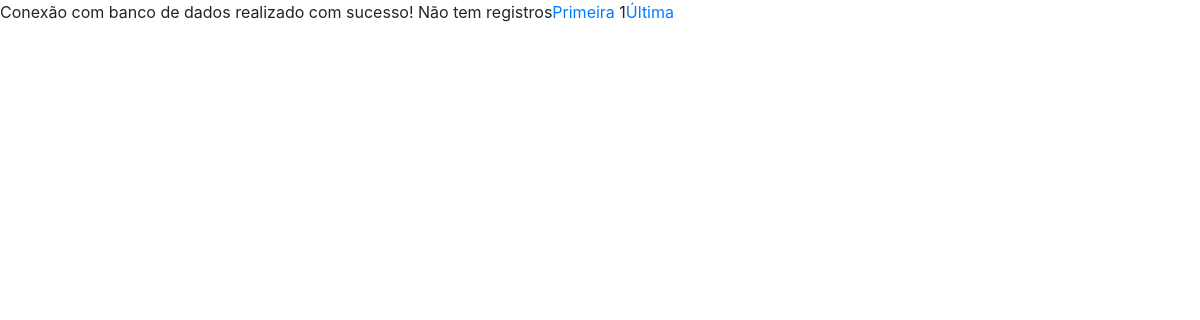
/relalunos.php, run on an earlier commit of the app's database.
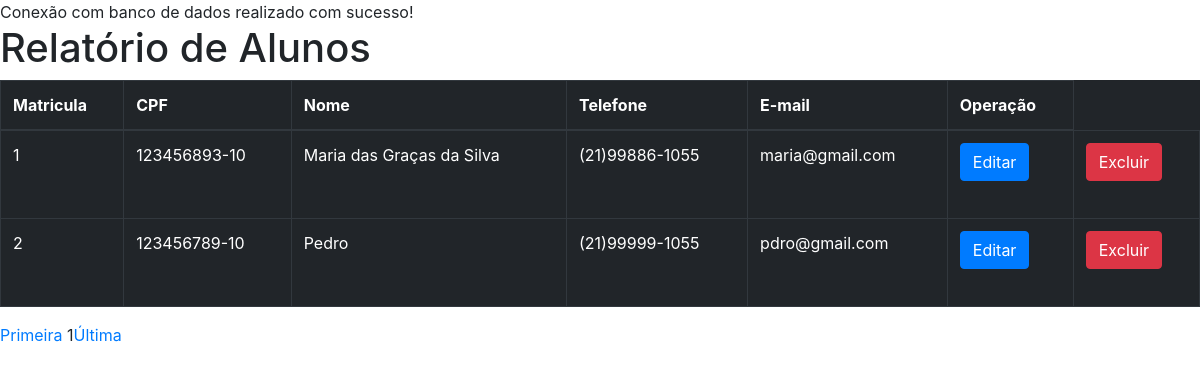
And on a later commit of the database.
### tables this page shows
CREATE TABLE `aluno` (
  `matricula` int(11) NOT NULL,
  `nome` varchar(60) NOT NULL,
  `telefone` varchar(15) NOT NULL,
  `sexo` char(1) NOT NULL,
  `cpf` char(14) NOT NULL,
  `rg` varchar(15) NOT NULL,
  `datanascimento` date NOT NULL,
  `cep` char(9) NOT NULL,
  `numerocasa` smallint(6) NOT NULL,
  `complemento` varchar(30) DEFAULT NULL,
  `foto` varchar(255) DEFAULT NULL,
  `email` varchar(255) NOT NULL,
  `senha` varchar(255) NOT NULL,
  `status` char(1) NOT NULL
);

### relalunos.php (the view, shortened to what this page needs)
<?php
    require_once 'head.php';
    include_once 'conexao.php';
    $pagatual = filter_input(INPUT_GET, "page", FILTER_SANITIZE_NUMBER_INT);
	$pag = (!empty($pagatual)) ? $pagatual : 1;
    $limitereg = 3;
    $inicio = ($limitereg * $pag) - $limitereg;
    $busca= "SELECT matricula, cpf, nome, telefone, email
              from aluno WHERE status = 'A'
              LIMIT $inicio , $limitereg";
    $resultado = $conn->prepare($busca);
    $resultado->execute();
    if (($resultado) AND ($resultado->rowCount() != 0)){
     echo "<h1>Relatório de Alunos</h1>";
?>
     <table class="table table-bordered table-dark">
     <thead>
        <tr>
            <th scope="col">Matricula</th>
            <th scope="col">CPF</th>
            <th scope="col">Nome</th>
            <th scope="col">Telefone</th>
            <th scope="col">E-mail</th>
            <th scope="col">Operação</th>
        </tr>
    </thead>
  <tbody>
<?php
 while ($linha = $resultado->fetch(PDO::FETCH_ASSOC)) {
 extract($linha);
?>
        <tr>
          <td scope="row"><?php echo $matricula ?></td>
          <td><?php echo $cpf ?></td>
          <td><?php echo $nome ?></td>
          <td><?php echo $telefone ?></td>
          <td><?php echo $email ?></td>
          <td>
            <?php echo "<a href='editar.php?matricula=$matricula'>" ; ?>
            <input type="submit" class="btn btn-primary" name="editar" value="Editar">
          </td>
          <td>
            <?php echo "<a href='excluir.php?matricula=$matricula'>" ; ?>
            <input type="submit" class="btn btn-danger" name="excluir" value="Excluir">
          </td>
        </tr>
<?php
        }
?>
 </tbody>
</table>
<?php
}else{
    echo "Não tem registros";
}
  $qtregistro = "SELECT COUNT(matricula) AS registros FROM aluno WHERE status = 'A' " ;
  $resultado = $conn->prepare($qtregistro);
  $resultado->execute();
  $resposta = $resultado->fetch(PDO::FETCH_ASSOC);
  $qnt_pagina = ceil($resposta['registros'] / $limitereg);
   echo "<a href='relalunos.php?page=1'>Primeira</a> ";
 echo "$pag";
 echo "<a href='relalunos.php?page=$qnt_pagina'>Última</a> ";
?>

### head.php (shortened to what this page needs)
<!DOCTYPE html>
<html lang="pt-br">
  <head>
    <link rel="stylesheet" href="https://stackpath.bootstrapcdn.com/bootstrap/4.1.3/css/bootstrap.min.css"
>
    <link rel="stylesheet" href="style.css">
    <link rel="stylesheet" href="https://cdnjs.cloudflare.com/ajax/libs/font-awesome/6.2.1/css/all.min.css"
 />
  </head>
  <body>

### conexao.php (shortened to what this page needs)
<?php
try{
		echo "Conexão com banco de dados realizado com sucesso!";
}catch(PDOException $erro){
    echo "Erro: Conexão com banco de dados não realizada".$erro;
}
?>

### style.css (style rules this page uses)
.btn-primary { margin-bottom: 25px; }

What changed in the data, as far as the page shows it:
now on this page (row edited): aluno: matricula "1", cpf "123456893-10", nome "Maria das Graças da Silva", telefone "(21)99886-1055", email "maria@gmail.com"
now on this page (row edited): aluno: matricula "2", cpf "123456789-10", nome "Pedro", telefone "(21)99999-1055", email "pdro@gmail.com"
Also different on the page:
text no longer shown: "Não tem registros"
text now shown: "Relatório de Alunos Matricula CPF Nome Telefone E-mail Operação"
